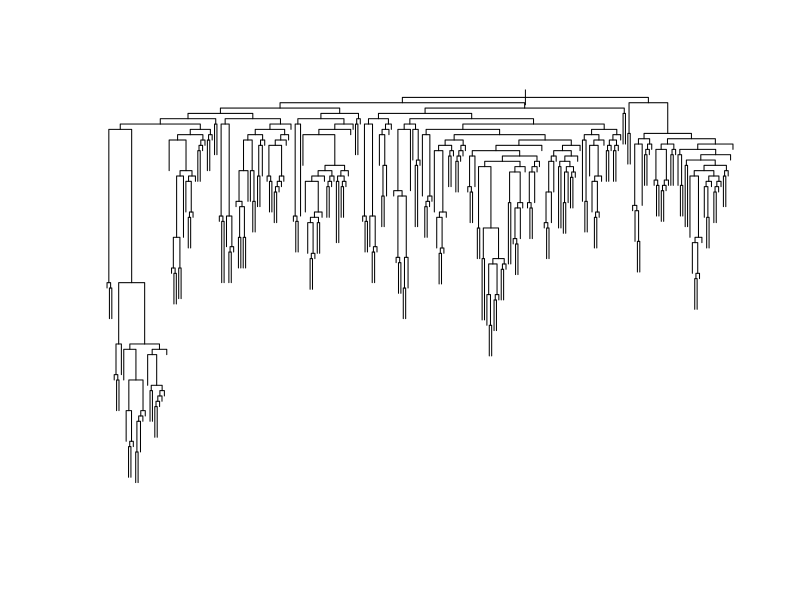
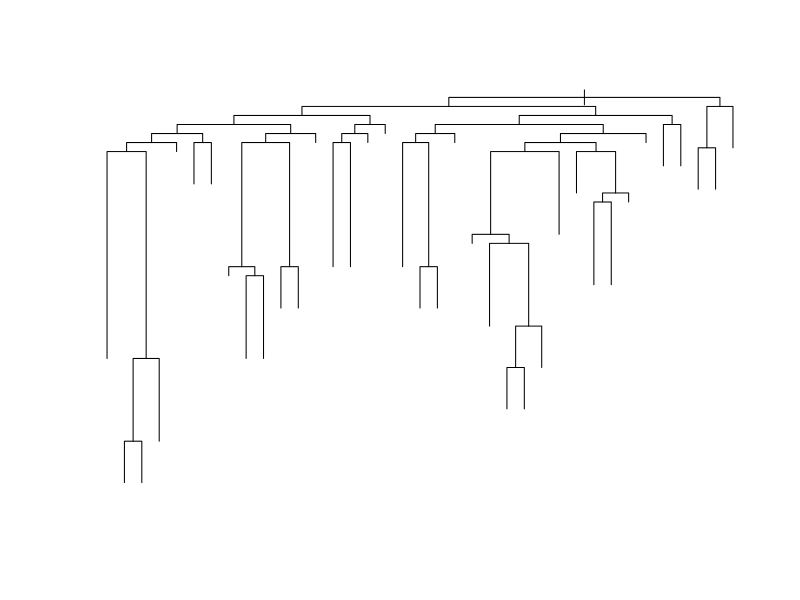

Reproduce these figures in R, in order.
## ---- chunk 1
library(rpart)
## ---- chunk 2
#Upload the data sets MOOC1.csv and MOOC2.csv
M1 <- read.table("MOOC1.csv", sep = ",", header = TRUE)

M2 <- read.table("MOOC2.csv", sep = ",", header = TRUE)

## ---- chunk 3
#Using the rpart package generate a classification tree predicting certified from the other variables in the M1 data frame.

c.tree1 <- rpart(certified ~ forum.posts + grade + assignment, method="class", control = rpart.control(minsplit = 1, minbucket = 1, cp = 0.001), data=M1)

#Check the results from the classifcation tree using the printcp() command
printcp(c.tree1)


#Plot your tree
plot(c.tree1)


## ---- chunk 4
c.tree2 <- prune(c.tree1, cp = 0.0036765)
plot(c.tree2)

#Visualize this tree and compare it to the one you generated earlier

post(c.tree2, file = "tree2.ps", title = "MOOC") #This creates a pdf image of the tree
## ---- chunk 5
M2$predict1 <- predict(c.tree1, M2, type = "class")

M2$predict2 <- predict(c.tree2, M2, type = "class")

tab1 = table(M2$certified, M2$predict1)

tab2 = table(M2$certified, M2$predict2)
## ---- chunk 6
p1 = (tab1[1,2] + tab1[2,1])/sum(tab1[1:2, 1:2])
p1
p2 = (tab2[1,2] + tab2[2,1])/sum(tab2[1:2, 1:2])
p2

